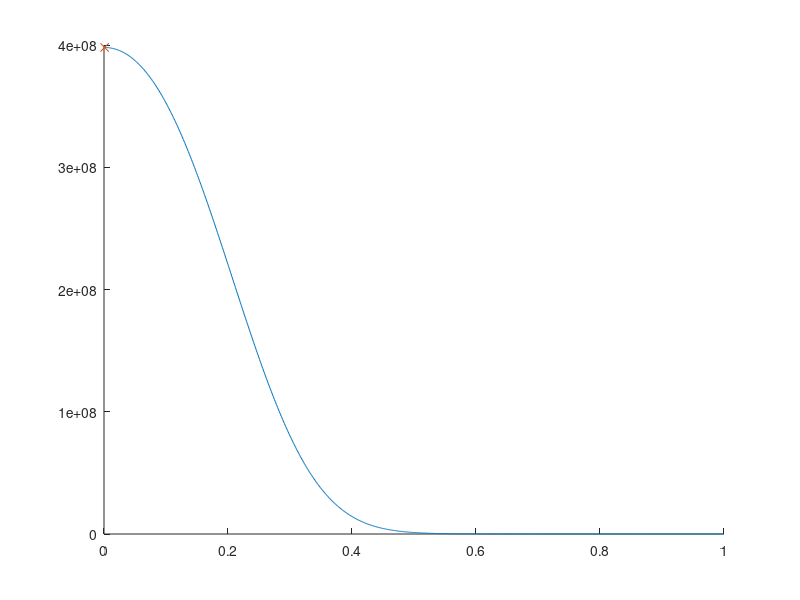

Here is the MATLAB script that generated this plot:
clear;
clc;

Angle = 90;
C = 0.02*0.01/0.0101;
Base = 100;
iMax = 1000;
StatMax = 1000;

A = C*cosd(Angle);
B = C*sind(Angle);
estimatedPeak = A/(A+B);
for i = 1:iMax
    X(i) = StatMax*i/iMax;
    Y(i) = StatMax*(1-i/iMax);

    K1 = (X(i)+Y(i))/((X(i)^2 + Y(i)^2)^0.5); % converts from linear to unit circle values
    T1(i) = exp(A*K1*X(i) + B*K1*Y(i));
end

index = find(T1 == max(T1));


hold on
plot(X./StatMax,T1);
plot(X(index)./StatMax, T1(index),'x');

growthRate = exp(B*(Y(i)+1) - B*Y(i)) - 1;
disp(growthRate);
growthRate = exp(A*(X(i)+1) - A*X(i)) - 1;
disp(growthRate)